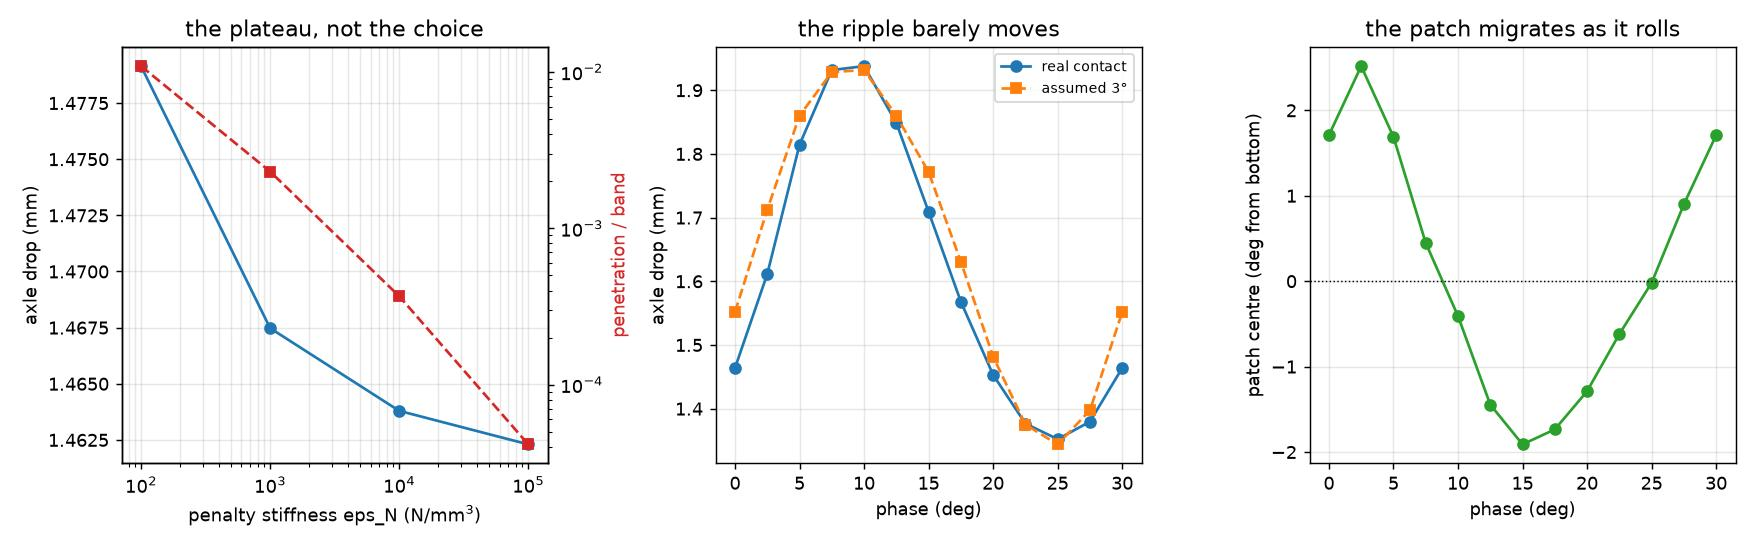

This figure's Python source:
"""
=============================================================================
  M6 GATE — REAL CONTACT, AND WHAT THE ASSUMED PATCH WAS ACTUALLY WORTH
=============================================================================
    .venv-opt/bin/python studies/study_contact.py

Every full-wheel number before this rested on `CONTACT_PATCH_HALF_DEG = 3.0` — a
constant someone chose, with the ground load spread over it as an elliptical vertical
traction.  M4 measured what that assumption was worth by sweeping it: over a 12x range
the axle drop moved 9.7%, larger than the entire 3.95% geometric-nonlinearity correction
M5 went on to measure.  Unlike that correction, it was not a property of the wheel but a
free parameter.  M6 replaces it with penalty contact against a rigid frictionless ground,
so the patch and the pressure distribution come out of the solve.

THE HEADLINE, AND IT BREAKS THE PATTERN OF THE LAST TWO GATES
------------------------------------------------------------
The assumption was badly wrong about the patch and almost exactly right about the answer.

The real patch is a half-angle of about 0.47 deg, not 3.0 — the assumed patch was SIX
TIMES too wide, and the truth sits nearer the Hertz solid-cylinder bound of 0.31 deg that
M4 explicitly described as a lower bound and expected to be exceeded "far".  And yet the
axle drop moves 1.3%, from 1.676 mm assumed to 1.655 mm measured, because the drop is
dominated by spoke and rim bending rather than by how the last few newtons are spread.

That is worth stating plainly because it is the opposite of what M4 and M5 found.  Those
gates each found an assumed constant standing in for a design variable that ranged over
3-10x, and each closed an off-ramp.  This one confirms an assumption's CONSEQUENCE while
refuting the assumption itself.  A prior written down before the run — "expect the patch
to vary by 3-10x across designs, like everything else has" — was half right: the patch
does vary, but the axle drop's dependence on it is weak enough that it does not matter.

WHAT REAL CONTACT ADDS THAT THE FIXED PATCH COULD NOT REPRESENT AT ALL
----------------------------------------------------------------------
The patch MIGRATES as the wheel rolls.  Its centre swings from -1.21 deg to +1.20 deg
over one 30-degree period, passing through zero where the wheel is stiffest.  The fixed
model pinned the patch at the bottom of the rim by construction, so this effect was not
small in it — it was absent.  It is also the mechanism behind the phase ripple: the
contact point tracks toward the stiff spoke locations.

The ripple itself barely moves: 18.6% peak-to-peak under real contact against M4's 19.8%
with the patch held fixed.  A prediction written into the plan — that real contact would
LOWER the ripple materially, because the rim between spokes is softer and would flatten
more, widening the patch and recruiting more spokes — is not supported.  The
self-levelling effect exists and is worth about a point.  Phase remains a first-class
design objective and Stage 3 still needs the phase quadrature.

TWO NUMBERS THAT ARE NOT NUMBERS, FOR THE SAME REASON AS M4'S PEAK STRESS
-------------------------------------------------------------------------
The peak contact PRESSURE and the patch extent measured from the live quadrature points
are both SAMPLING STATISTICS.  They can only report an edge at one of `n_quad` places per
segment, so refining the quadrature moves them while the displacement field stands still:
6 -> 20 points per segment moves the sampled half-angle from 1.609 to 1.677 deg and the
peak pressure from 5.18 to 5.53 MPa on the medium mesh, where the axle drop moves by 3e-5
relative.  `RigidGroundContact.patch_extent` therefore measures the patch from the ZERO
CROSSING of the gap, which is a property of the solution; the sampled versions are
reported as diagnostics and must not be quoted.

THE M7 BRIDGE, ANSWERED EARLY AND IN THE UNEXPECTED DIRECTION
--------------------------------------------------------------
The plan flagged a hazard: `<z>^2/2` is C^1 but not C^2, so a finite difference in a gene
taken across a change in the contact set is meaningless — the "gene with no
finite-difference plateau" failure M7 gates on.  A C^2 smoothed bracket was carried as
the fallback.

It is not needed.  The sharp bracket has a clean plateau over three decades of step size
(stable to ~1e-5 relative from h=1e-2 down to 1e-5), and switching on the smoothing moves
the derivative by only 0.1%.  The reason is that the kinks are at DISCRETE gene values —
where a quadrature point crosses the surface — so a generic design is not near one.  The
plateau therefore exists almost everywhere and can still fail on the measure-zero set
where a point sits exactly at the patch edge.  `smoothing_mm` is kept for that case and
defaults to 0.0.
=============================================================================
"""

import argparse
import json
import os

import project_paths as PP
import time

import numpy as np

import wheel_fea as W
import wheel_fem as fem
import wheel_genome as wg
import wheel_wheel as WW

HERE = os.path.dirname(os.path.abspath(__file__))

DEFAULT_CONFIG = "coarse"
SERVICE_FORCE_N = W.TOTAL_FORCE_NEWTONS
RIM_BAND_MM = WW.RIM_OUTER_RADIUS_MM - WW.RIM_RADIUS_MM

# Written down BEFORE the study was run, per the project's rule.
GATE_EPS_PLATEAU_REL = 1.0e-3     # axle drop across >= 2 decades of penalty stiffness
GATE_PENETRATION_FRAC = 1.0e-3    # peak penetration / rim band thickness
GATE_EQUILIBRIUM_N = 1.0e-6       # hub reaction vs contact resultant
GATE_HORIZONTAL_N = 1.0e-9        # frictionless flat ground: no side load, at all
GATE_PERIODICITY_REL = 1.0e-9     # 12-fold periodicity of the axle drop
GATE_CONTINUATION_REL = 1.0e-9    # 1 indentation step vs 4 must give the same state
GATE_FD_PLATEAU_REL = 1.0e-3      # best consecutive agreement in the FD ladder

# The sections, and which milestone each answers to.  All seven are the default, so
# `make studies` and the committed `study_contact.json` are unchanged by the existence of
# `--sections`; it exists because CONTACT_PLAN Step 2 needs `patch` alone at `medium` on
# four genome x kinematics cells, and the other six sections would cost hours per cell to
# answer a question none of them is asked.  Order matters: a default invocation writes the
# report keys in this order.
SECTION_HELP = {
    "penalty":      "G1  eps_n is a plateau, not a choice",
    "verification": "G2  equilibrium, no tension, no side load, periodicity",
    "patch":        "G3  THE HEADLINE — the emergent patch, and does the drop converge",
    "phase":        "G4  ripple and patch migration over one period",
    "design_space": "G5  is the patch a design variable, and does the drop care",
    "kinematics":   "G6  contact plus geometric nonlinearity (runs BOTH; see below)",
    "gradient":     "G7  the M7 bridge — is there an FD plateau",
}
DEFAULT_SECTIONS = tuple(SECTION_HELP)


def parse_sections(spec):
    """`--sections` -> the list to run, or a `ValueError` naming what was not understood.

    Pure, so a typo costs a startup rather than an hour of solving followed by a
    `KeyError`.  Same construction as `study_stage3.parse_sections`.
    """
    names = [s.strip() for s in str(spec).split(",") if s.strip()]
    if not names:
        raise ValueError("--sections is empty; expected at least one of "
                         f"{sorted(SECTION_HELP)}")
    unknown = [s for s in names if s not in SECTION_HELP]
    if unknown:
        raise ValueError(f"unknown section(s) {unknown}; expected any of "
                         f"{sorted(SECTION_HELP)}")
    return names


def load_genes(path="best_solution.json"):
    with open(os.path.join(PP.ROOT, path)) as fh:
        return wg.genes_to_vector(json.load(fh)["genes"])


# ---------------------------------------------------------------------------
# G1 — THE PENALTY STIFFNESS IS A PLATEAU, NOT A CHOICE
# ---------------------------------------------------------------------------

def run_penalty_plateau(genes, cfg=DEFAULT_CONFIG,
                        eps_values=(1e2, 1e3, 1e4, 1e5), *, kinematics="linear"):
    """Sweep eps_n and require a range over which the answer does not care.

    Too soft and the penetration pollutes the answer; too stiff and the conditioning
    blows up — and there is less headroom here than usual, since M5 established the
    reduced tangent already runs at kappa ~ 1e8-1e9.  So `eps_n` is not a number to pick
    but a plateau to demonstrate: consecutive decades must agree, and the penetration
    must be negligible against the 1.5 mm rim band it is denting.

    Iteration counts are reported because they are the cost of the plateau: the active-set
    search lengthens as the contact law stiffens, which is what eventually ends it.

    THE FIRST VERSION OF THIS GATE ASKED FOR THE WRONG THING, AND MEASUREMENT SAID SO.
    It required two CONSECUTIVE decades to agree within 1e-3.  That is unmeetable by
    construction here, and not because the model is bad: a penalty method's error in the
    axle drop simply IS the penetration, which falls linearly in 1/eps_n.  Measured, the
    drop moves 1.96e-3 mm between eps_n 1e3 and 1e4 while the penetration falls by
    2.17e-3 mm — the same number.  So demanding agreement across two decades demands the
    penalty error already be negligible at the SOFTER of them, where it is deliberately
    not.  The question that matters is whether the DEFAULT is converged, so that is what
    is asked: the default must agree with the next stiffer decade, and the penetration
    must be negligible against the band.  Both are one-sided and anchored where the
    answer is actually taken.

    THE SECOND VERSION IS UNMEETABLE TOO, MEASURED 2026-08-19, AND NOTHING HERE WAS CHANGED.
    After PLAN.md §38 flipped `wheel_wheel`'s `uncap` default this gate went red — 1.021e-03
    against its 1e-03 limit, having read 9.610e-04 on the capped mesh.  That
    looked like the flip breaking it.  It is not.  Swept at `coarse` on the shipped genome:

        eps_n     1e2        1e3        1e4        1e5        1e6
        drop   1.47914456 1.46747589 1.46379436 1.46230081  DID NOT CONVERGE
        pair       1e2->1e3   1e3->1e4   1e4->1e5
        rel        7.889e-03  2.509e-03  1.020e-03      -- every one of them FAILS

    and `1e6` is a CONDITIONING FLOOR, not a tolerance choice: retried at Newton `tol`
    1e-10, 1e-8 and 1e-7 the relative residual stalls at exactly 5.994e-07 in all three.
    So `1e5` is the ceiling, `1e4->1e5` is the ONLY pair this gate can ever read, and it
    fails.  There is no admissible setting in which it passes on the faithful mesh here.

    THE PARAGRAPH ABOVE IS WHY, AND IT IS WRONG WHERE THE GATE ACTUALLY READS.  "A penalty
    method's error in the axle drop simply IS the penetration" was measured between 1e3 and
    1e4.  Across the full sweep the drop's successive differences fall by 3.17 then 2.47 per
    decade — order eps^-0.5 decaying to eps^-0.39 — while the penetration's fall by 4.72,
    6.26, 8.85, i.e. toward the first-order 10.  `resid/pen` therefore CLIMBS 0.716 -> 1.065
    -> 2.707 rather than holding near 1.  A 1e-3 relative gate on a sequence converging at
    order ~0.4 is not reachable at any `eps_n` a penalty method can carry.

    `GATE_EPS_PLATEAU_REL` is NOT moved, this gate is NOT re-normalised (the same act in
    better clothes), and `wheel_fem.DEFAULT_CONTACT_EPS_N` is NOT moved.  The first revision
    of this gate got its own record on measurement; a second revision deserves the same, and
    the numbers above are what it would need.  See PLAN.md §38, 2026-08-19.
    """
    mesh = WW.build_wheel(genes, cfg)
    rows = []
    for eps in eps_values:
        t0 = time.time()
        try:
            r = fem.solve_wheel_contact(mesh, eps_n=float(eps),
                                        kinematics=kinematics)
        except Exception as exc:                              # pragma: no cover
            rows.append({"eps_n": float(eps), "failed": str(exc)[:200]})
            continue
        rows.append({
            "eps_n": float(eps),
            "axle_drop_mm": r["axle_drop_mm"],
            "contact_force_n": r["contact_force_n"],
            "max_penetration_mm": r["max_penetration_mm"],
            "penetration_frac_of_band": r["max_penetration_mm"] / RIM_BAND_MM,
            "patch_half_deg": r["patch_half_deg"],
            "iterations": int(r["newton"]["total_iterations"]),
            "seconds": round(time.time() - t0, 2),
        })
    ok = sorted((r for r in rows if "failed" not in r), key=lambda r: r["eps_n"])
    # Reported for context, but NOT the criterion — see the docstring.
    best, run = 0, 0
    for a, b in zip(ok[:-1], ok[1:]):
        if abs(b["axle_drop_mm"] / a["axle_drop_mm"] - 1.0) < GATE_EPS_PLATEAU_REL:
            run += 1
            best = max(best, run)
        else:
            run = 0

    idx = [i for i, r in enumerate(ok)
           if r["eps_n"] == fem.DEFAULT_CONTACT_EPS_N]
    converged, residual_rel = False, float("nan")
    pen_default = float("nan")
    if idx and idx[0] + 1 < len(ok):
        d, nxt = ok[idx[0]], ok[idx[0] + 1]
        pen_default = d["penetration_frac_of_band"]
        residual_rel = abs(nxt["axle_drop_mm"] / d["axle_drop_mm"] - 1.0)
        converged = residual_rel < GATE_EPS_PLATEAU_REL

    return {
        "rows": rows,
        "plateau_decades": int(best),
        "default_eps_n": float(fem.DEFAULT_CONTACT_EPS_N),
        "penetration_frac_at_default": pen_default,
        # How far the default still is from the eps_n -> infinity limit, estimated by the
        # next stiffer decade.  This is the number that says whether the SHIPPED setting
        # is converged, which is the only one the rest of the gate depends on.
        "default_vs_next_decade_rel": residual_rel,
        "worst_penetration_frac": float(
            max((r["penetration_frac_of_band"] for r in ok), default=1.0)),
        "pass": bool(converged and pen_default < GATE_PENETRATION_FRAC),
    }


# ---------------------------------------------------------------------------
# G2 — THE INVARIANTS
# ---------------------------------------------------------------------------

def run_verification(genes, cfg=DEFAULT_CONFIG, *, kinematics="linear"):
    """Equilibrium, no tension, no side load, periodicity, continuation independence.

    The no-tension check is the one that earns its place.  A penalty law with a sign slip
    PULLS the wheel down onto the ground outside the patch, and that is invisible to every
    resultant check in the file — the total still balances, because the same wrong sign
    appears on both sides.  Only the pointwise pressure sees it.
    """
    mesh = WW.build_wheel(genes, cfg)
    r = fem.solve_wheel_contact(mesh, kinematics=kinematics)
    xy = np.asarray(mesh.coords)
    prob = fem.wheel_contact_problem(mesh, indentation_mm=r["axle_drop_mm"],
                                     kinematics=kinematics)
    p = prob.contact.pressure(xy, r["u"])

    # 12-fold periodicity.  Under contact this tests more than the sector indexing: the
    # load itself is now an output, so the whole contact search has to be periodic too.
    per = []
    for phase in (0.0, 7.0):
        a = fem.solve_wheel_contact(WW.build_wheel(genes, cfg, phase_deg=phase),
                                    kinematics=kinematics)
        b = fem.solve_wheel_contact(WW.build_wheel(genes, cfg, phase_deg=phase + 30.0),
                                    kinematics=kinematics)
        per.append({"phase_deg": phase,
                    "delta_mm": a["axle_drop_mm"],
                    "delta_plus_30_mm": b["axle_drop_mm"],
                    "rel_diff": abs(a["axle_drop_mm"] / b["axle_drop_mm"] - 1.0)})
    worst_per = max(x["rel_diff"] for x in per)

    # Continuation independence, on the indentation ramp rather than on a load factor.
    cont = [fem.solve_wheel_contact_at(mesh, r["axle_drop_mm"], steps=s,
                                       kinematics=kinematics)
            ["contact_force_n"] for s in (1, 2, 4)]
    cont_spread = float(max(cont) / min(cont) - 1.0)

    return {
        "axle_drop_mm": r["axle_drop_mm"],
        "contact_force_n": r["contact_force_n"],
        "target_force_n": float(SERVICE_FORCE_N),
        "hub_reaction_n": r["hub_reaction_n"],
        "equilibrium_error_n": r["equilibrium_error_n"],
        "horizontal_resultant_n": abs(r["contact_resultant_n"][0]),
        "min_pressure_mpa": r["min_pressure_mpa"],
        "n_quad_points_in_contact": r["n_quad_points_in_contact"],
        "centre_node_rise_mm": r["centre_node_rise_mm"],
        "indentation_vs_centre_node_mm": abs(r["axle_drop_mm"]
                                             - r["centre_node_rise_mm"]),
        "max_penetration_mm": r["max_penetration_mm"],
        "periodicity": per,
        "worst_periodicity_rel": float(worst_per),
        "continuation_force_n": cont,
        "continuation_spread": cont_spread,
        "secant_iterations": int(r["secant"]["iterations"]),
        "pass": bool(r["equilibrium_error_n"] < GATE_EQUILIBRIUM_N
                     and abs(r["contact_resultant_n"][0]) < GATE_HORIZONTAL_N
                     and r["min_pressure_mpa"] >= 0.0
                     and worst_per < GATE_PERIODICITY_REL
                     and cont_spread < GATE_CONTINUATION_REL
                     and float(np.min(p["pressure_mpa"])) >= 0.0),
    }


# ---------------------------------------------------------------------------
# G3 — *** THE HEADLINE *** THE EMERGENT PATCH VS THE ASSUMED ONE
# ---------------------------------------------------------------------------

def _patch_resolution(mesh, res, kinematics):
    """How well the mesh resolves the patch the solve just found, and does a node sink in.

    CONTACT_PLAN Step 2.  `wheel_objective`'s module docstring already records that no
    config resolves the patch — `coarse` gets 1.75 nodes across the 0.484 deg patch it was
    measured on — and PLAN.md section 19 measured the promoted genome HALVING that patch.
    So "how many samples is the objective's own deflection standing on" stops being
    context and becomes the question, and it is not derivable from the columns that were
    already here: `n_quad_points_in_contact` counts Gauss points, which move with `n_quad`,
    and nothing counted NODES or looked at the gap at all.

    The problem is rebuilt rather than re-solved (`wheel_contact_problem` does no work
    beyond assembling the ground), so this costs nothing on top of the solve.
    """
    prob = fem.wheel_contact_problem(mesh, indentation_mm=res["axle_drop_mm"],
                                     kinematics=kinematics)
    xy = np.asarray(mesh.coords)
    disp = np.asarray(res["u"]).reshape(-1, 2)
    seg = np.asarray(mesh.edge_sets["rim_outer"])
    rim = np.unique(seg)

    def off(idx):
        """Angle from the bottom of the wheel, in [-180, 180).

        The same convention `RigidGroundContact.patch_extent` uses, and on the UNDEFORMED
        coordinates for the same reason it does: an arc of a boundary that has itself
        moved is not an arc.
        """
        t = np.degrees(np.arctan2(xy[idx, 1], xy[idx, 0]))
        return (t + 90.0 + 180.0) % 360.0 - 180.0

    # Signed gap at the NODES.  Negative means a node has sunk through the ground.  Whether
    # any node is inside the patch at all is a function of where the patch landed relative
    # to the weld/free size step below, NOT of how fine the mesh is — which is why
    # `tests/test_contact.py::test_the_centre_node_rise_is_not_the_axle_drop` now records
    # the count and asserts the penetration DEPTH against the rim band instead.
    gap = (xy[rim, 1] + disp[rim, 1]) - prob.contact.y_ground

    half, centre = res["patch_half_deg"], res["patch_centre_deg"]
    n_nodes = (int(np.sum(np.abs(off(rim) - centre) <= half))
               if np.isfinite(half) else 0)

    # THE LOCAL ELEMENT SIZE, WHICH IS NOT `deg_per_segment`.  The rim OD is divided into
    # `n_weld` segments over the weld and `n_rim_free` over the free arc, and those two are
    # NOT the same size: at `coarse` on the shipped genome, 10 x 0.1682 deg + 10 x 2.8318
    # deg make the 30 deg sector up exactly.  So `360 / len(rim_outer)` is an average over a
    # BIMODAL distribution and describes the resolution at the patch only by accident.
    #
    # The RATIO is constant up the mesh ladder and a function of the DESIGN — measured 16.8
    # on `e126cc3` and 30.3 on `e4219f3`, tracking the weld footprint — so refining buys a
    # smaller element and the same step.  What the patch sits on is this.
    d_seg = (off(seg[:, 2]) - off(seg[:, 0]) + 180.0) % 360.0 - 180.0
    span = np.abs(d_seg)
    hertz = fem.hertz_patch_half_angle_deg()

    # THE SEGMENT THE PATCH CENTRE IS *INSIDE*, not the one whose centre is nearest it.
    # Those are different segments here and picking the wrong one inverts the answer: at
    # `medium` the weld family is 0.1052 deg and the free family 1.7698, so the nearest
    # CENTRE to a patch at +2.082 deg is a weld segment 0.45 deg away while the patch is
    # actually sitting inside the free segment that spans 1.6824-3.4523.  Containment is
    # the question being asked, so containment is what is tested.
    lo = np.minimum(off(seg[:, 0]), off(seg[:, 2]))
    hi = np.maximum(off(seg[:, 0]), off(seg[:, 2]))
    inside = (lo <= centre) & (centre <= hi) & (span < 180.0)   # the wrap segment is not it
    here = int(np.argmax(inside)) if np.isfinite(centre) and inside.any() else -1
    local = float(span[here]) if here >= 0 else float("nan")
    return {
        "n_rim_nodes_in_patch": n_nodes,
        "worst_rim_node_gap_mm": float(gap.min()),
        "a_rim_node_penetrates": bool(gap.min() <= 0.0),
        "patch_over_hertz": float(half / hertz) if np.isfinite(half) else float("nan"),
        # The segment the patch centre lands INSIDE, and the spread it is drawn from.
        "local_seg_span_deg": local,
        "rim_seg_span_min_deg": float(span[span < 180.0].min()),
        "rim_seg_span_max_deg": float(span[span < 180.0].max()),
        "rim_seg_span_ratio": float(span[span < 180.0].max()
                                    / span[span < 180.0].min()),
        "patch_over_local_seg": (float(2.0 * half / local)
                                 if np.isfinite(half) and np.isfinite(local)
                                 else float("nan")),
    }


def _drop_convergence(rows, configs):
    """Is `contact_drop_mm` — the quantity the loss steers by — mesh-convergent?

    Read off the `n_quad=6` rows only, because 6 is the default `wheel_contact_problem`
    builds and therefore the path Stage 3 actually runs; the `n_quad=20` rows exist to
    show which columns are sampling statistics and are not a second mesh ladder.

    Reported, never judged here: this returns the numbers and CONTACT_PLAN Step 2's
    pre-registered gate reads them.  A study that decided its own threshold on a quantity
    nobody had measured is what `stress_scale` was.
    """
    seq = [next((r for r in rows if r["config"] == c and r["n_quad"] == 6), None)
           for c in configs]
    seq = [r for r in seq if r is not None]
    out = {"configs": [r["config"] for r in seq],
           "contact_drop_mm": [r["contact_drop_mm"] for r in seq],
           "n_elements": [r["n_elements"] for r in seq]}
    d = [r["contact_drop_mm"] for r in seq]
    out["successive_rel"] = [float(b / a - 1.0) for a, b in zip(d[:-1], d[1:])]
    # Richardson on the last three rungs, where it means something.  The observed order
    # comes from the ratio of successive changes rather than being assumed, which is the
    # same construction PLAN.md section 0's H2(b) used for the load factor.
    if len(d) >= 3 and abs(d[2] - d[1]) > 0.0:
        r = (d[1] - d[0]) / (d[2] - d[1])
        out["change_ratio"] = float(r)
        if abs(r - 1.0) > 1e-12:
            out["richardson_limit_mm"] = float(d[2] + (d[2] - d[1]) / (r - 1.0))
            out["finest_vs_limit_rel"] = float(
                abs(d[2] / out["richardson_limit_mm"] - 1.0))
    return out


def run_emergent_patch(genes, configs=("smoke", "coarse", "medium"), *,
                       kinematics="linear"):
    """What the patch actually is, and what assuming 3.0 deg cost.

    Both models are run on the same mesh at the same service load, so the difference is
    the load model and nothing else.  The `n_quad` column exists to show which quantities
    are sampling statistics: the axle drop is insensitive to it, the sampled patch and the
    peak pressure are not.

    CONTACT_PLAN Step 2 ADDED A CONVERGENCE BLOCK, AND IT ANSWERS A DIFFERENT QUESTION
    FROM THE ONE THIS SECTION WAS WRITTEN FOR.  The original question was whether the
    ASSUMED patch stands in for contact; Step 1 measured that the assumed patch cannot
    reach the Stage-3 objective at all (`wheel_contact_problem` has no `patch_half_deg`
    parameter to pass it to), so `rel_diff` is a statement about the legacy M4/M5 model.
    What the objective actually stands on is `contact_drop_mm`, and whether THAT survives
    a mesh change is what `convergence` below reports.
    """
    rows = []
    for cfg in configs:
        mesh = WW.build_wheel(genes, cfg)
        assumed = fem.solve_wheel(mesh, kinematics=kinematics)
        for nq in (6, 20):
            c = fem.solve_wheel_contact(mesh, n_quad=nq, kinematics=kinematics)
            rows.append({
                "config": cfg,
                "n_elements": int(mesh.n_elements),
                "n_rim_segments": int(len(mesh.edge_sets["rim_outer"])),
                "deg_per_segment": 360.0 / len(mesh.edge_sets["rim_outer"]),
                "n_quad": int(nq),
                "contact_drop_mm": c["axle_drop_mm"],
                "assumed_drop_mm": assumed["axle_drop_mm"],
                "rel_diff": float(c["axle_drop_mm"] / assumed["axle_drop_mm"] - 1.0),
                "patch_half_deg": c["patch_half_deg"],
                "patch_centre_deg": c["patch_centre_deg"],
                "patch_half_deg_sampled": c["patch_half_deg_sampled"],
                "peak_pressure_mpa_sampled": c["peak_pressure_mpa_sampled"],
                "n_quad_points_in_contact": c["n_quad_points_in_contact"],
                "max_penetration_mm": c["max_penetration_mm"],
                "contact_split": c["compliance_split"],
                "assumed_split": assumed["compliance_split"],
                **_patch_resolution(mesh, c, kinematics),
            })
    fine = [r for r in rows if r["config"] == configs[-1]]

    def _sens(key):
        vals = [r[key] for r in fine]
        return float(max(vals) / min(vals) - 1.0) if min(vals) > 0 else float("nan")
    return {
        "rows": rows,
        "convergence": _drop_convergence(rows, configs),
        "hertz_half_deg": float(fem.hertz_patch_half_angle_deg()),
        "assumed_half_deg": float(fem.CONTACT_PATCH_HALF_DEG),
        "measured_half_deg": float(np.mean([r["patch_half_deg"] for r in fine])),
        "assumed_over_measured": float(fem.CONTACT_PATCH_HALF_DEG
                                       / np.mean([r["patch_half_deg"] for r in fine])),
        "drop_rel_diff_at_finest": float(np.mean([r["rel_diff"] for r in fine])),
        "quadrature_sensitivity": {
            "axle_drop": _sens("contact_drop_mm"),
            "patch_half_deg": _sens("patch_half_deg"),
            "patch_half_deg_sampled": _sens("patch_half_deg_sampled"),
            "peak_pressure_sampled": _sens("peak_pressure_mpa_sampled"),
        },
        # The robust statement about the sampled measures is their BIAS, not their
        # scatter.  Sensitivity to `n_quad` is not a reliable discriminator — the two
        # patch measures move by comparable amounts and which is larger depends on the
        # config.  The DIRECTION is systematic: a Gauss point counts as in contact at any
        # penetration however small, so the sampled edge always lands outside the true
        # one, while a sampled maximum can only miss the true peak.
        "sampled_patch_overstates_by": float(
            np.mean([r["patch_half_deg_sampled"] / r["patch_half_deg"] for r in fine])),
    }


# ---------------------------------------------------------------------------
# G4 — PHASE, AND THE PREDICTION THAT DID NOT HOLD
# ---------------------------------------------------------------------------

def run_phase(genes, cfg=DEFAULT_CONFIG, n=13, *, kinematics="linear"):
    """Axle drop and patch position over one 30-degree period, under real contact.

    Compared against M4's fixed-patch ripple on the same 13-point basis.  The plan
    predicted the ripple would fall materially under real contact; it does not.  What the
    fixed model genuinely could not represent is the patch MIGRATING, which is reported
    here as well and is the mechanism behind the ripple rather than a separate effect.
    """
    rows = []
    for phase in np.linspace(0.0, 30.0, n):
        mesh = WW.build_wheel(genes, cfg, phase_deg=float(phase))
        c = fem.solve_wheel_contact(mesh, kinematics=kinematics)
        a = fem.solve_wheel(mesh, kinematics=kinematics)
        rows.append({"phase_deg": float(phase),
                     "contact_drop_mm": c["axle_drop_mm"],
                     "assumed_drop_mm": a["axle_drop_mm"],
                     "patch_half_deg": c["patch_half_deg"],
                     "patch_centre_deg": c["patch_centre_deg"]})
    d = np.array([r["contact_drop_mm"] for r in rows])
    a = np.array([r["assumed_drop_mm"] for r in rows])
    ctr = np.array([r["patch_centre_deg"] for r in rows])
    return {
        "rows": rows,
        "contact_ripple_std_over_mean": float(d.std() / d.mean()),
        "contact_peak_to_peak_over_mean": float((d.max() - d.min()) / d.mean()),
        "assumed_ripple_std_over_mean": float(a.std() / a.mean()),
        "assumed_peak_to_peak_over_mean": float((a.max() - a.min()) / a.mean()),
        "patch_centre_range_deg": [float(ctr.min()), float(ctr.max())],
        "patch_centre_swing_deg": float(ctr.max() - ctr.min()),
    }


# ---------------------------------------------------------------------------
# G5 — IS THE PATCH A DESIGN VARIABLE?
# ---------------------------------------------------------------------------

def run_design_space(genes, cfg=DEFAULT_CONFIG, n=8, seed=11, max_draws=4000, *,
                     kinematics="linear"):
    """The prior said the patch would vary 3-10x like everything else.  Does it?

    And, more to the point for Stage 2: does the DROP care?  Those are different
    questions, and this gate is the first where they come apart — the patch varies and
    the consequence does not follow it.
    """
    from study_mesh_quality import latin_hypercube

    low, high, _ = wg.bounds_arrays(W.GENE_SPACE)
    rows, drawn, batch = [], 0, 0
    while len(rows) < n and drawn < max_draws:
        for vec in latin_hypercube(256, low, high, seed=seed + batch):
            drawn += 1
            v = np.asarray(vec, dtype=float)
            _, loss = W.evaluate_design(v)
            if any(loss[t] > 0.0 for t in ("x_order", "hub_overlap", "fold", "arrival")):
                continue
            try:
                mesh = WW.build_wheel(v, cfg)
                c = fem.solve_wheel_contact(mesh, kinematics=kinematics)
                a = fem.solve_wheel(mesh, kinematics=kinematics)
                rows.append({
                    "patch_half_deg": c["patch_half_deg"],
                    "contact_drop_mm": c["axle_drop_mm"],
                    "assumed_drop_mm": a["axle_drop_mm"],
                    "rel_diff": float(c["axle_drop_mm"] / a["axle_drop_mm"] - 1.0),
                    "free_arc_fraction": float(WW.spoke_free_arc_fraction(v, cfg)),
                })
            except Exception as exc:
                # A design that will not solve under contact is a finding in its own
                # right — Stage 3 has to survive these — so it is recorded, not hidden.
                rows.append({"failed": str(exc)[:160]})
            if len(rows) >= n:
                break
        batch += 1

    mesh = WW.build_wheel(genes, cfg)
    ship = fem.solve_wheel_contact(mesh, kinematics=kinematics)
    shipped = {
        "patch_half_deg": ship["patch_half_deg"],
        "contact_drop_mm": ship["axle_drop_mm"],
        "assumed_drop_mm": fem.solve_wheel(mesh, kinematics=kinematics)["axle_drop_mm"],
    }
    ok = [r for r in rows if "failed" not in r]
    out = {"rows": rows, "shipped": shipped, "n_drawn": drawn,
           "n_failed": len(rows) - len(ok)}
    if len(ok) >= 3:
        hp = np.array([r["patch_half_deg"] for r in ok])
        rd = np.array([r["rel_diff"] for r in ok])
        out.update({
            "patch_half_deg_min": float(hp.min()),
            "patch_half_deg_max": float(hp.max()),
            "patch_half_deg_ratio": float(hp.max() / hp.min()),
            "drop_rel_diff_min": float(rd.min()),
            "drop_rel_diff_max": float(rd.max()),
            "drop_rel_diff_absmax": float(np.abs(rd).max()),
            # The question Stage 2 actually needs answered: can the assumed-patch model
            # stand in for contact across the design space?
            "assumed_patch_is_adequate": bool(np.abs(rd).max() < 0.05),
        })
    return out


# ---------------------------------------------------------------------------
# G6 — CONTACT PLUS GEOMETRIC NONLINEARITY
# ---------------------------------------------------------------------------

def run_kinematics(genes, cfg=DEFAULT_CONFIG):
    """Both nonlinearities at once, which is what Stage 3 will actually run.

    M5 measured 3.95% softening under SVK with the patch held fixed.  If contact changed
    that materially, the two effects would be coupled and neither could be reasoned about
    on its own.
    """
    mesh = WW.build_wheel(genes, cfg)
    out = {}
    for k in ("linear", "svk"):
        r = fem.solve_wheel_contact(mesh, kinematics=k)
        out[k] = {"axle_drop_mm": r["axle_drop_mm"],
                  "patch_half_deg": r["patch_half_deg"],
                  "iterations": int(r["newton"]["total_iterations"]),
                  "equilibrium_error_n": r["equilibrium_error_n"]}
    out["svk_rel_diff"] = float(out["svk"]["axle_drop_mm"]
                                / out["linear"]["axle_drop_mm"] - 1.0)
    # M5's number, measured with the assumed patch — the comparison this exists to make.
    lin = fem.solve_wheel(mesh)["axle_drop_mm"]
    svk = fem.solve_wheel(mesh, kinematics="svk")["axle_drop_mm"]
    out["assumed_patch_svk_rel_diff"] = float(svk / lin - 1.0)
    out["coupling"] = float(out["svk_rel_diff"] - out["assumed_patch_svk_rel_diff"])
    return out


# ---------------------------------------------------------------------------
# G7 — THE M7 BRIDGE: IS THERE A FINITE-DIFFERENCE PLATEAU?
# ---------------------------------------------------------------------------

def run_gradient_plateau(genes, cfg=DEFAULT_CONFIG, gene_ids=(1, 8, 12, 13),
                         steps=(1e-2, 1e-3, 1e-4, 1e-5, 1e-6),
                         smoothings=(0.0, 1e-3), *, kinematics="linear"):
    """Central differences of the contact force in a gene, over a ladder of step sizes.

    The differentiated quantity is the contact force at a FIXED indentation, not the axle
    drop at fixed force: the latter runs a secant loop whose own tolerance would enter the
    difference, which is a numerical artefact rather than a property of the model.

    A plateau is a run of consecutive steps agreeing to `GATE_FD_PLATEAU_REL`.  If the
    sharp bracket has one, the C^2 smoothing is unnecessary and should not be switched on
    — an unneeded smoothing band is exactly the sort of free parameter this gate exists to
    remove.

    SOME GENES HAVE AN IDENTICALLY ZERO DERIVATIVE, AND THAT IS A FINDING RATHER THAN A
    DEGENERATE CASE.  `R_hub` and `R_rim` are fillet radii, and the mesh does not model
    fillets (see the M2b gate) — so the FEA cannot see them at all, while the beam model
    prices them through `stress_concentration_kt`.  A gradient-based Stage 3 would find
    them perfectly flat and never move them.  They are classified here as INSENSITIVE
    rather than being allowed to masquerade as a clean plateau, which is what a run of
    identical zeros would otherwise look like.
    """
    genes = np.asarray(genes, dtype=float)
    delta = fem.solve_wheel(WW.build_wheel(genes, cfg),
                            kinematics=kinematics)["axle_drop_mm"]

    def force(v, smooth):
        return fem.solve_wheel_contact_at(WW.build_wheel(np.asarray(v), cfg), delta,
                                          smoothing_mm=smooth,
                                          kinematics=kinematics)["contact_force_n"]

    out = {"indentation_mm": float(delta), "genes": {}}
    for smooth in smoothings:
        key = "sharp" if smooth == 0.0 else f"smoothed_{smooth:g}mm"
        out["genes"][key] = {}
        # The smoothing comparison establishes ONE number — how much switching it on
        # would move a derivative — so it only needs one gene.  Running it over all of
        # them would double the most expensive section of the gate to say the same thing
        # three times.
        ids = gene_ids if smooth == 0.0 else gene_ids[:1]
        for gi in ids:
            name = wg.GENE_NAMES[gi]
            derivs = []
            for h in steps:
                vp, vm = genes.copy(), genes.copy()
                vp[gi] += h
                vm[gi] -= h
                derivs.append((force(vp, smooth) - force(vm, smooth)) / (2.0 * h))
            d = np.array(derivs)
            # Insensitive: the gene does not enter the meshed geometry at all, so every
            # difference is exact zero.  Scaled against the load, not against an absolute
            # tolerance, so the classification does not depend on the units.
            insensitive = bool(np.abs(d).max() < 1e-9 * SERVICE_FORCE_N)
            if insensitive:
                rel = np.zeros(max(len(d) - 1, 0))
                best_run, best = 0, 0.0
            else:
                rel = np.abs(d[1:] / d[:-1] - 1.0)
                best_run, run = 0, 0
                for x in rel:
                    if x < GATE_FD_PLATEAU_REL:
                        run += 1
                        best_run = max(best_run, run)
                    else:
                        run = 0
                best = float(d[int(np.argmin(rel)) + 1])
            out["genes"][key][name] = {
                "steps": [float(h) for h in steps],
                "derivatives": [float(x) for x in d],
                "consecutive_rel": [float(x) for x in rel],
                "plateau_decades": int(best_run),
                "best_estimate": best,
                "insensitive": insensitive,
            }
    # How much the smoothing would change the answer, if it were switched on.  Only over
    # the genes that HAVE an answer — a ratio against an identically zero derivative is
    # not a large shift, it is undefined.
    sharp = out["genes"]["sharp"]
    live = [n for n, v in sharp.items() if not v["insensitive"]]
    shifts = {}
    for other in [k for k in out["genes"] if k != "sharp"]:
        shifts[other] = {n: float(out["genes"][other][n]["best_estimate"]
                                  / sharp[n]["best_estimate"] - 1.0)
                         for n in live if n in out["genes"][other]}
    out["smoothing_shift"] = shifts
    out["insensitive_genes"] = [n for n, v in sharp.items() if v["insensitive"]]
    out["worst_sharp_plateau"] = (int(min(sharp[n]["plateau_decades"] for n in live))
                                  if live else 0)
    out["smoothing_is_needed"] = bool(live and out["worst_sharp_plateau"] < 1)
    out["pass"] = bool(live and out["worst_sharp_plateau"] >= 1)
    return out


# ---------------------------------------------------------------------------
# REPORT
# ---------------------------------------------------------------------------

def _head(s):
    print(f"\n{s}\n" + "-" * len(s))


def _print_patch(e):
    """G3, factored out of `_print` so `--sections patch` still prints a table.

    The second half is CONTACT_PLAN Step 2's and answers a different question from the
    first: `rel_diff` is about the LEGACY assumed-patch model, which Step 1 measured
    cannot reach the Stage-3 objective at all, while `convergence` is about the number the
    objective actually steers by.
    """
    _head("G3  *** THE HEADLINE *** THE EMERGENT PATCH VS THE ASSUMED 3.0 DEG")
    print(f"    {'cfg':>7s} {'nq':>3s} {'deg/seg':>8s} {'live':>5s} {'contact':>9s} "
          f"{'assumed':>9s} {'diff':>8s} {'half*':>7s} {'ctr*':>7s} {'half_s':>7s} "
          f"{'peak_s':>7s}")
    for r in e["rows"]:
        print(f"    {r['config']:>7s} {r['n_quad']:3d} {r['deg_per_segment']:8.3f} "
              f"{r['n_quad_points_in_contact']:5d} {r['contact_drop_mm']:9.5f} "
              f"{r['assumed_drop_mm']:9.5f} {100*r['rel_diff']:+7.3f}% "
              f"{r['patch_half_deg']:7.4f} {r['patch_centre_deg']:+7.4f} "
              f"{r['patch_half_deg_sampled']:7.3f} "
              f"{r['peak_pressure_mpa_sampled']:7.3f}")
    print(f"    * = from the gap's zero crossing (a property of the solution)")
    print(f"    _s = sampled at the quadrature points (a SAMPLING STATISTIC, not a "
          f"number)")
    print()
    print(f"    Hertz solid-cylinder bound   {e['hertz_half_deg']:.3f} deg")
    print(f"    measured                     {e['measured_half_deg']:.3f} deg")
    print(f"    ASSUMED                      {e['assumed_half_deg']:.3f} deg   "
          f"-> {e['assumed_over_measured']:.1f}x too wide")
    print(f"    and yet the axle drop moves {100*e['drop_rel_diff_at_finest']:+.2f}%")
    qs = e["quadrature_sensitivity"]
    print(f"    quadrature sensitivity (6 -> 20 pts/segment) at the finest mesh:")
    print(f"        axle drop           {qs['axle_drop']:.2e}   <- insensitive")
    print(f"        patch half (zero x) {qs['patch_half_deg']:.2e}")
    print(f"        patch half (sampled){qs['patch_half_deg_sampled']:.2e}")
    print(f"        peak pressure       {qs['peak_pressure_sampled']:.2e}")
    print(f"    but the reliable statement about the sampled measures is their BIAS:")
    print(f"        the sampled patch overstates the real one by "
          f"{e['sampled_patch_overstates_by']:.1f}x, because a Gauss point counts as in")
    print(f"        contact at any penetration, so its edge always lands outside the "
          f"true one")

    if "convergence" not in e:
        return
    print()
    print(f"    IS THE QUANTITY THE OBJECTIVE STEERS BY MESH-CONVERGENT?  "
          f"(n_quad=6, the default)")
    print(f"    {'cfg':>7s} {'n_elem':>8s} {'drop mm':>10s} {'vs prev':>9s} "
          f"{'nodes':>6s} {'quad':>5s} {'half/hertz':>11s} {'worst gap mm':>13s}")
    six = {r["config"]: r for r in e["rows"] if r["n_quad"] == 6}
    c = e["convergence"]
    for i, name in enumerate(c["configs"]):
        r = six[name]
        prev = (f"{100*c['successive_rel'][i-1]:+8.3f}%" if i else f"{'—':>9s}")
        print(f"    {name:>7s} {r['n_elements']:8d} {r['contact_drop_mm']:10.6f} "
              f"{prev} {r['n_rim_nodes_in_patch']:6d} "
              f"{r['n_quad_points_in_contact']:5d} {r['patch_over_hertz']:11.3f} "
              f"{r['worst_rim_node_gap_mm']:13.3e}"
              + ("   <- PENETRATES" if r["a_rim_node_penetrates"] else ""))
    if "richardson_limit_mm" in c:
        print(f"    change ratio {c['change_ratio']:.3f}  ->  Richardson limit "
              f"{c['richardson_limit_mm']:.6f} mm, finest is "
              f"{100*c['finest_vs_limit_rel']:.3f}% off it")

    if "local_seg_span_deg" not in six[c["configs"][0]]:
        return
    print()
    print(f"    AND THE RIM OD IS NOT UNIFORMLY DIVIDED, so `deg/seg` above is an "
          f"average of two sizes:")
    print(f"    {'cfg':>7s} {'deg/seg (avg)':>14s} {'seg min':>9s} {'seg max':>9s} "
          f"{'ratio':>7s} {'AT THE PATCH':>13s} {'patch/seg':>10s}")
    for name in c["configs"]:
        r = six[name]
        print(f"    {name:>7s} {r['deg_per_segment']:14.4f} "
              f"{r['rim_seg_span_min_deg']:9.4f} {r['rim_seg_span_max_deg']:9.4f} "
              f"{r['rim_seg_span_ratio']:7.1f} {r['local_seg_span_deg']:13.4f} "
              f"{r['patch_over_local_seg']:10.2f}")
    print(f"    `patch/seg` < 1 means the WHOLE contact patch lives inside ONE element.")


def _print(rep):
    head = _head

    print("=" * 78)
    print("  M6 GATE — REAL CONTACT")
    print("=" * 78)

    g = rep["penalty"]
    head("G1  THE PENALTY STIFFNESS IS A PLATEAU")
    print(f"    {'eps_n':>9s} {'drop mm':>10s} {'force N':>9s} {'penetration':>12s} "
          f"{'/band':>9s} {'half deg':>9s} {'its':>4s}")
    for r in g["rows"]:
        if "failed" in r:
            print(f"    {r['eps_n']:9.0e}  FAILED  {r['failed'][:44]}")
            continue
        print(f"    {r['eps_n']:9.0e} {r['axle_drop_mm']:10.5f} "
              f"{r['contact_force_n']:9.4f} {r['max_penetration_mm']:12.3e} "
              f"{r['penetration_frac_of_band']:9.2e} {r['patch_half_deg']:9.4f} "
              f"{r['iterations']:4d}")
    print(f"    the axle drop's error IS the penetration, so it falls linearly in "
          f"1/eps_n rather than")
    print(f"    plateauing — the criterion is therefore one-sided and anchored at the "
          f"default:")
    print(f"        default eps_n {g['default_eps_n']:.0e} vs the next stiffer decade: "
          f"{g['default_vs_next_decade_rel']:.2e}  [< {GATE_EPS_PLATEAU_REL:.0e}]")
    print(f"        penetration there {g['penetration_frac_at_default']:.2e} of the "
          f"{RIM_BAND_MM:.1f} mm band  [< {GATE_PENETRATION_FRAC:.0e}]")
    print(f"    (widest run of consecutive agreeing decades, for context: "
          f"{g['plateau_decades']})")
    print(f"    -> {'PASS' if g['pass'] else 'FAIL'}")

    v = rep["verification"]
    head("G2  THE INVARIANTS")
    print(f"    contact force {v['contact_force_n']:.6f} N  vs target "
          f"{v['target_force_n']:.6f} N   (secant: {v['secant_iterations']} its)")
    print(f"    hub reaction  [{v['hub_reaction_n'][0]:+.4f}, "
          f"{v['hub_reaction_n'][1]:+.4f}] N   equilibrium error "
          f"{v['equilibrium_error_n']:.2e}  [< {GATE_EQUILIBRIUM_N:.0e}]")
    print(f"    horizontal resultant {v['horizontal_resultant_n']:.2e} N  "
          f"[< {GATE_HORIZONTAL_N:.0e}]  (frictionless flat ground has none)")
    print(f"    minimum pressure {v['min_pressure_mpa']:.3e} MPa  "
          f"[>= 0; a contact model that PULLS still balances globally]")
    print(f"    12-fold periodicity, worst {v['worst_periodicity_rel']:.2e}  "
          f"[< {GATE_PERIODICITY_REL:.0e}]")
    print(f"    indentation ramp 1 vs 2 vs 4 steps, spread "
          f"{v['continuation_spread']:.2e}  [< {GATE_CONTINUATION_REL:.0e}]")
    print(f"    prescribed indentation vs measured centre node: "
          f"{v['indentation_vs_centre_node_mm']:.3e} mm "
          f"(= the local penetration, {v['max_penetration_mm']:.3e})")
    print(f"    -> {'PASS' if v['pass'] else 'FAIL'}")

    _print_patch(rep["patch"])

    p = rep["phase"]
    head("G4  PHASE — THE RIPPLE, AND THE PATCH MIGRATING")
    print(f"    {'phase':>7s} {'contact':>9s} {'assumed':>9s} {'half':>7s} {'centre':>8s}")
    for r in p["rows"]:
        print(f"    {r['phase_deg']:7.2f} {r['contact_drop_mm']:9.5f} "
              f"{r['assumed_drop_mm']:9.5f} {r['patch_half_deg']:7.4f} "
              f"{r['patch_centre_deg']:+8.4f}")
    print(f"    ripple p2p/mean:  contact {100*p['contact_peak_to_peak_over_mean']:.1f}%"
          f"   assumed patch {100*p['assumed_peak_to_peak_over_mean']:.1f}%")
    print(f"    the plan predicted real contact would LOWER this materially; it does "
          f"not")
    print(f"    patch centre swings {p['patch_centre_range_deg'][0]:+.2f} to "
          f"{p['patch_centre_range_deg'][1]:+.2f} deg — an effect the fixed patch "
          f"could not represent at all")

    d = rep["design_space"]
    head("G5  IS THE PATCH A DESIGN VARIABLE?  AND DOES THE DROP CARE?")
    print(f"    {'half deg':>9s} {'contact':>9s} {'assumed':>9s} {'diff':>8s} "
          f"{'free arc':>9s}")
    for r in d["rows"]:
        if "failed" in r:
            print(f"    FAILED  {r['failed'][:60]}")
            continue
        print(f"    {r['patch_half_deg']:9.4f} {r['contact_drop_mm']:9.5f} "
              f"{r['assumed_drop_mm']:9.5f} {100*r['rel_diff']:+7.2f}% "
              f"{r['free_arc_fraction']:9.3f}")
    if "patch_half_deg_ratio" in d:
        print(f"    the patch varies {d['patch_half_deg_ratio']:.1f}x over the design "
              f"space ({d['patch_half_deg_min']:.3f} to "
              f"{d['patch_half_deg_max']:.3f} deg)")
        print(f"    but the assumed-patch model is never worse than "
              f"{100*d['drop_rel_diff_absmax']:.2f}% on the axle drop")
        print(f"    assumed patch adequate as a Stage-2 stand-in: "
              f"{'YES' if d['assumed_patch_is_adequate'] else 'NO'}")

    k = rep["kinematics"]
    head("G6  CONTACT PLUS GEOMETRIC NONLINEARITY")
    print(f"    with contact:       linear {k['linear']['axle_drop_mm']:.5f} -> "
          f"svk {k['svk']['axle_drop_mm']:.5f}   {100*k['svk_rel_diff']:+.2f}%")
    print(f"    with assumed patch: {100*k['assumed_patch_svk_rel_diff']:+.2f}%  "
          f"(M5's number)")
    print(f"    coupling between the two nonlinearities: "
          f"{100*k['coupling']:+.2f} points")

    f = rep["gradient"]
    head("G7  THE M7 BRIDGE — IS THERE A FINITE-DIFFERENCE PLATEAU?")
    for key, block in f["genes"].items():
        print(f"    {key}:")
        for name, b in block.items():
            ladder = "  ".join(f"{x:+.6f}" for x in b["derivatives"])
            print(f"        {name:>6s}  {ladder}")
            if b["insensitive"]:
                print(f"        {'':>6s}  INSENSITIVE — identically zero")
            else:
                print(f"        {'':>6s}  plateau {b['plateau_decades']} decades within "
                      f"{GATE_FD_PLATEAU_REL:.0e}")
    for other, sh in f["smoothing_shift"].items():
        if not sh:
            continue
        worst = max(abs(x) for x in sh.values())
        print(f"    switching on {other} would move the derivative by up to "
              f"{100*worst:.2f}%")
    print(f"    smoothing needed: {'YES' if f['smoothing_is_needed'] else 'NO'}")
    if f["insensitive_genes"]:
        print()
        print(f"    *** {len(f['insensitive_genes'])} GENE(S) HAVE NO FEA GRADIENT AT "
              f"ALL: {', '.join(f['insensitive_genes'])}")
        print(f"        The mesh does not model fillets, so the FEA cannot see the")
        print(f"        fillet radii — while the beam model prices them through")
        print(f"        `stress_concentration_kt`.  A gradient-based Stage 3 would find")
        print(f"        them perfectly flat and never move them.  This is a")
        print(f"        SPECIFICATION for M7, not a defect in the contact model.")
    print(f"    -> {'PASS' if f['pass'] else 'FAIL'}")

    head("VERDICT")
    e = rep["patch"]
    print(f"    the real patch is {e['measured_half_deg']:.2f} deg, not "
          f"{e['assumed_half_deg']:.1f} — the assumption was "
          f"{e['assumed_over_measured']:.1f}x too wide")
    print(f"    and it cost {100*abs(e['drop_rel_diff_at_finest']):.2f}% on the axle "
          f"drop, so M4's and M5's conclusions stand unchanged")
    print(f"    what real contact adds is the patch MIGRATING with phase "
          f"({p['patch_centre_swing_deg']:.2f} deg of swing)")
    print(f"\n  OVERALL: {'PASS' if rep['pass'] else 'FAIL'}")
    print(f"\n  NOT DONE: friction, and a deformable ground.  Both are frictionless-")
    print(f"            rigid idealisations here.  Friction matters for the rolling")
    print(f"            resistance this project does not model; it does not change a")
    print(f"            vertical-drop measurement at zero tractive effort.")


def main():
    ap = argparse.ArgumentParser(description="M6 real-contact gate")
    ap.add_argument("--genome", default="best_solution.json")
    ap.add_argument("--config", default=DEFAULT_CONFIG)
    ap.add_argument("--out", default="study_contact.json")
    ap.add_argument("--no-plot", action="store_true")
    ap.add_argument("--quick", action="store_true",
                    help="reduced meshes and sample counts; for the test suite")
    # DEFAULT `linear`, AND THAT IS LOAD-BEARING: `study_contact.json` is a committed
    # artifact and must still reproduce with no flag.  Threaded as a keyword argument into
    # each section rather than held as module state — a module-level default is how a run
    # gets misattributed to the wrong kinematics, the same fuse PLAN.md flags for
    # `MIN_WALL_MM`.  `run_kinematics` (G6) deliberately does NOT take it: it runs both and
    # reports the difference, which is the whole of what that section is.
    ap.add_argument("--kinematics", choices=("linear", "svk"), default="linear",
                    help="strain measure for every section except G6, which runs both")
    ap.add_argument("--sections", default=",".join(DEFAULT_SECTIONS),
                    help="comma-separated: " + "; ".join(
                        f"{k} ({v.split()[0]})" for k, v in SECTION_HELP.items()))
    args = ap.parse_args()

    sections = parse_sections(args.sections)
    full = sections == list(DEFAULT_SECTIONS)
    # A partial run is not the gate and must not be filed as it.  Refused at startup
    # rather than after the solving, and by name rather than by silently renaming the
    # output, because a `study_contact.json` holding three of seven sections would read as
    # the gate to everything downstream.
    if (not full or args.kinematics != "linear") and args.out == "study_contact.json":
        ap.error("a partial or non-linear run may not be written to the committed "
                 "study_contact.json; pass an explicit --out")

    genes = load_genes(args.genome)
    kin = args.kinematics
    cfg = "smoke" if args.quick else args.config
    t0 = time.time()

    rep = {}
    # `--quick` drops the softest decade rather than the stiffest.  1e2 is BELOW the
    # plateau by construction (penetration 0.9% of the band, nine times the gate), so a
    # three-point sweep starting there can never show two agreeing decades — that would
    # make quick mode a stricter gate than the real one rather than a cheaper one.
    if "penalty" in sections:
        rep["penalty"] = run_penalty_plateau(
            genes, cfg, eps_values=(1e3, 1e4, 1e5) if args.quick
            else (1e2, 1e3, 1e4, 1e5), kinematics=kin)
    if "verification" in sections:
        rep["verification"] = run_verification(genes, cfg, kinematics=kin)
    if "patch" in sections:
        rep["patch"] = run_emergent_patch(
            genes, configs=("smoke", "coarse") if args.quick
            else ("smoke", "coarse", "medium"), kinematics=kin)
    if "phase" in sections:
        rep["phase"] = run_phase(genes, cfg, n=5 if args.quick else 13, kinematics=kin)
    if "design_space" in sections:
        rep["design_space"] = run_design_space(genes, cfg, n=3 if args.quick else 8,
                                               kinematics=kin)
    if "kinematics" in sections:
        # No `kinematics=` here, and that is the point of G6 — see `--kinematics`.
        rep["kinematics"] = run_kinematics(genes, cfg)
    if "gradient" in sections:
        rep["gradient"] = run_gradient_plateau(
            genes, cfg,
            # Both fillet radii on purpose in the full run: the claim is that the FEA sees
            # NEITHER, and a report showing only one of them would not establish it.
            gene_ids=(1, 8, 13) if args.quick else (1, 8, 12, 13),
            steps=(1e-2, 1e-3, 1e-4) if args.quick
            else (1e-2, 1e-3, 1e-4, 1e-5, 1e-6),
            smoothings=(0.0,) if args.quick else (0.0, 1e-3), kinematics=kin)

    # Only three sections carry a verdict; a run of the other four has nothing to pass,
    # and `all([])` is True, so an empty verdict is reported as such rather than green.
    verdicts = [rep[n]["pass"] for n in sections if "pass" in rep.get(n, {})]
    rep["pass"] = bool(verdicts) and all(verdicts)
    rep["settings"] = {"config": cfg, "genome": args.genome, "quick": args.quick,
                       "kinematics": kin, "sections": sections,
                       "eps_n_default": float(fem.DEFAULT_CONTACT_EPS_N),
                       "rim_band_mm": float(RIM_BAND_MM),
                       "elapsed_s": round(time.time() - t0, 1)}

    if full:
        _print(rep)
    else:
        print("=" * 78)
        print(f"  M6 CONTACT — sections {','.join(sections)}, kinematics {kin}, "
              f"genome {args.genome}")
        print("=" * 78)
        if "patch" in rep:
            _print_patch(rep["patch"])
        print(f"\n  NOT THE GATE: {len(sections)} of {len(DEFAULT_SECTIONS)} sections "
              f"ran.  verdict over those that carry one: "
              f"{'PASS' if rep['pass'] else 'no verdict' if not verdicts else 'FAIL'}")
    with open(os.path.join(HERE, args.out), "w") as fh:
        json.dump(rep, fh, indent=1)
    print(f"\nwrote {os.path.join(HERE, args.out)}  "
          f"({rep['settings']['elapsed_s']} s)")
    if not args.no_plot and full:
        try:
            print(f"wrote {_plot(rep, os.path.splitext(os.path.join(HERE, args.out))[0] + '.jpg')}")
        except Exception as exc:                            # pragma: no cover
            print(f"(plot skipped: {exc})")
    return 0 if rep["pass"] else 1


def _plot(rep, path):
    import matplotlib
    matplotlib.use("Agg")
    import matplotlib.pyplot as plt

    fig, ax = plt.subplots(1, 3, figsize=(13.5, 4.2))

    g = [r for r in rep["penalty"]["rows"] if "failed" not in r]
    eps = np.array([r["eps_n"] for r in g])
    ax[0].semilogx(eps, [r["axle_drop_mm"] for r in g], "o-")
    ax[0].set_xlabel("penalty stiffness eps_N (N/mm$^3$)")
    ax[0].set_ylabel("axle drop (mm)")
    ax[0].set_title("the plateau, not the choice")
    ax[0].grid(alpha=0.3, which="both")
    ax2 = ax[0].twinx()
    ax2.loglog(eps, [r["penetration_frac_of_band"] for r in g], "s--", color="tab:red")
    ax2.set_ylabel("penetration / band", color="tab:red")

    p = rep["phase"]["rows"]
    ph = [r["phase_deg"] for r in p]
    ax[1].plot(ph, [r["contact_drop_mm"] for r in p], "o-", label="real contact")
    ax[1].plot(ph, [r["assumed_drop_mm"] for r in p], "s--", label="assumed 3$\\degree$")
    ax[1].set_xlabel("phase (deg)")
    ax[1].set_ylabel("axle drop (mm)")
    ax[1].set_title("the ripple barely moves")
    ax[1].legend(fontsize=8)
    ax[1].grid(alpha=0.3)

    ax[2].plot(ph, [r["patch_centre_deg"] for r in p], "o-", color="tab:green")
    ax[2].axhline(0.0, color="k", lw=0.8, ls=":")
    ax[2].set_xlabel("phase (deg)")
    ax[2].set_ylabel("patch centre (deg from bottom)")
    ax[2].set_title("the patch migrates as it rolls")
    ax[2].grid(alpha=0.3)

    fig.tight_layout()
    out = os.path.join(HERE, path)
    fig.savefig(out, dpi=130)
    plt.close(fig)
    return out


if __name__ == "__main__":
    raise SystemExit(main())
